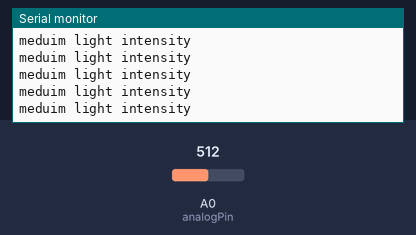
Recording of a sketch running on a simulated Arduino Uno, built with avr-gcc and run on an emulated ATmega328P. On the bench: the last lines printed to the serial monitor. Inputs (shaded band) come from the test bench; at power-on: A0 (analogPin) = 512.

Above: at 1.2 s.
1.3 s: A0 (analogPin) set to 526
At 2.1 s:
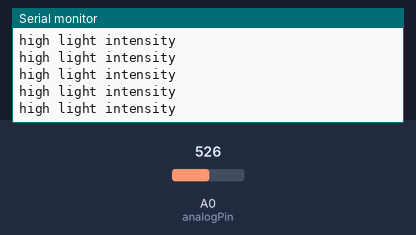
3.2 s: A0 (analogPin) set to 511
At 3.9 s:
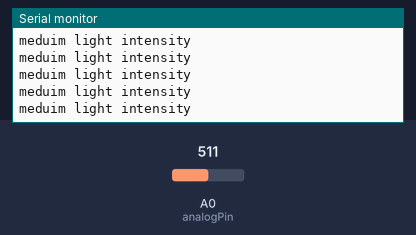
6.2 s: A0 (analogPin) set to 379
9.2 s: A0 (analogPin) set to 356
At 9.8 s:
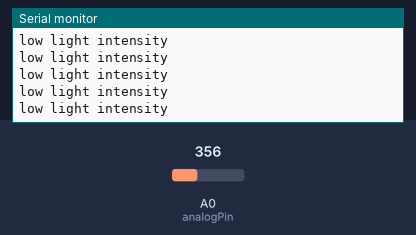
11.2 s: A0 (analogPin) set to 338
12.7 s: A0 (analogPin) set to 313
At 13.6 s:
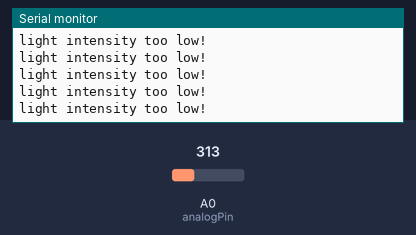

The sketch:

solar_panel_voltage_reading_12.11.2019.ino
```cpp
// code to read in voltage values from solar panel, and convert to light intensity (low, medium, or high)
// initializing value representing analog pin number
int analogPin = 0;

// insuffiecient light intesity boundary
float inBound = 1.61;
// lower light intesity boundary
float lowBound = 1.79;
// medium light intesity boundary
float medBound = 2.50;
// high light intensity boundary
float highBound = 3.11;

void setup() {

    // Baud rate, in bits per second. Default is 9600
    Serial.begin(9600);
}

void loop() {
   // put your main code here, to run repeatedly:
   int lightLevel = analogRead(analogPin);
   // Convert the raw data value (0 - 1023) to voltage (0.0V - 5.0V):
   float voltage = lightLevel * (5.0 / 1024.0);
   // write the voltage value to the serial monitor:
   //Serial.println(voltage);

   if ((voltage >= inBound) && (voltage <= lowBound))  {
    Serial.println("low light intensity"); //Serial.println(voltage);
   }
   else if ((voltage > lowBound) && (voltage <= medBound)) {
    Serial.println("meduim light intensity"); //Serial.println(voltage);
   }
   else if ((voltage > medBound) && (voltage <= highBound)) {
    Serial.println("high light intensity");  //Serial.println(voltage);
   }

   // upper and lower boundary checks
   else if (voltage > highBound) {
    Serial.println("light intensity too high!"); //Serial.println(voltage);
   }
   else if (voltage < inBound) {
    Serial.println("light intensity too low!"); //Serial.println(voltage);
   }
   else {
    Serial.println("Invalid light intensity reading!"); //Serial.println(voltage);
   }
}
```

Measured:
- the behaviour switches between 512 and 513 on A0 (analogPin) (found by bisection; images 0 and 1)
- the behaviour switches between 367 and 366 on A0 (analogPin) (found by bisection; images 2 and 3)
- the behaviour switches between 330 and 329 on A0 (analogPin) (found by bisection; images 3 and 4)
- after the input at 1.3 s, the serial monitor: prints a new line after 0.07 s (image 1)
- after the input at 9.2 s, the serial monitor: prints a new line after 0.09 s (image 3)
- after the input at 12.7 s, the serial monitor: prints a new line after 0.08 s (image 4)
